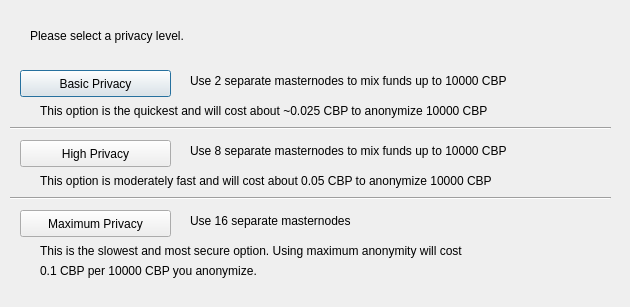
<?xml version="1.0" encoding="UTF-8"?>
<ui version="4.0">
 <class>ObfuscationConfig</class>
 <widget class="QDialog" name="ObfuscationConfig">
  <property name="geometry">
   <rect>
    <x>0</x>
    <y>0</y>
    <width>630</width>
    <height>307</height>
   </rect>
  </property>
  <property name="windowTitle">
   <string>Configure Obfuscation</string>
  </property>
  <widget class="QPushButton" name="buttonBasic">
   <property name="geometry">
    <rect>
     <x>20</x>
     <y>70</y>
     <width>151</width>
     <height>27</height>
    </rect>
   </property>
   <property name="text">
    <string>Basic Privacy</string>
   </property>
  </widget>
  <widget class="QPushButton" name="buttonHigh">
   <property name="geometry">
    <rect>
     <x>20</x>
     <y>140</y>
     <width>151</width>
     <height>27</height>
    </rect>
   </property>
   <property name="text">
    <string>High Privacy</string>
   </property>
  </widget>
  <widget class="QPushButton" name="buttonMax">
   <property name="geometry">
    <rect>
     <x>20</x>
     <y>210</y>
     <width>151</width>
     <height>27</height>
    </rect>
   </property>
   <property name="text">
    <string>Maximum Privacy</string>
   </property>
  </widget>
  <widget class="QLabel" name="label">
   <property name="geometry">
    <rect>
     <x>30</x>
     <y>20</y>
     <width>571</width>
     <height>31</height>
    </rect>
   </property>
   <property name="text">
    <string>Please select a privacy level.</string>
   </property>
  </widget>
  <widget class="QLabel" name="label_2">
   <property name="geometry">
    <rect>
     <x>190</x>
     <y>70</y>
     <width>421</width>
     <height>21</height>
    </rect>
   </property>
   <property name="text">
    <string>Use 2 separate masternodes to mix funds up to 10000 CBP</string>
   </property>
  </widget>
  <widget class="QLabel" name="label_3">
   <property name="geometry">
    <rect>
     <x>190</x>
     <y>140</y>
     <width>411</width>
     <height>21</height>
    </rect>
   </property>
   <property name="text">
    <string>Use 8 separate masternodes to mix funds up to 10000 CBP</string>
   </property>
  </widget>
  <widget class="QLabel" name="label_4">
   <property name="geometry">
    <rect>
     <x>190</x>
     <y>210</y>
     <width>421</width>
     <height>21</height>
    </rect>
   </property>
   <property name="text">
    <string>Use 16 separate masternodes</string>
   </property>
  </widget>
  <widget class="QLabel" name="label_6">
   <property name="geometry">
    <rect>
     <x>40</x>
     <y>100</y>
     <width>561</width>
     <height>21</height>
    </rect>
   </property>
   <property name="text">
    <string>This option is the quickest and will cost about ~0.025 CBP to anonymize 10000 CBP</string>
   </property>
  </widget>
  <widget class="QLabel" name="label_7">
   <property name="geometry">
    <rect>
     <x>40</x>
     <y>170</y>
     <width>561</width>
     <height>21</height>
    </rect>
   </property>
   <property name="text">
    <string>This option is moderately fast and will cost about 0.05 CBP to anonymize 10000 CBP</string>
   </property>
  </widget>
  <widget class="QLabel" name="label_8">
   <property name="geometry">
    <rect>
     <x>40</x>
     <y>240</y>
     <width>561</width>
     <height>21</height>
    </rect>
   </property>
   <property name="text">
    <string>This is the slowest and most secure option. Using maximum anonymity will cost</string>
   </property>
  </widget>
  <widget class="QLabel" name="label_9">
   <property name="geometry">
    <rect>
     <x>40</x>
     <y>260</y>
     <width>561</width>
     <height>21</height>
    </rect>
   </property>
   <property name="text">
    <string>0.1 CBP per 10000 CBP you anonymize.</string>
   </property>
  </widget>
  <widget class="Line" name="line">
   <property name="geometry">
    <rect>
     <x>10</x>
     <y>120</y>
     <width>601</width>
     <height>16</height>
    </rect>
   </property>
   <property name="orientation">
    <enum>Qt::Horizontal</enum>
   </property>
  </widget>
  <widget class="Line" name="line_2">
   <property name="geometry">
    <rect>
     <x>10</x>
     <y>190</y>
     <width>601</width>
     <height>16</height>
    </rect>
   </property>
   <property name="orientation">
    <enum>Qt::Horizontal</enum>
   </property>
  </widget>
 </widget>
 <resources/>
 <connections/>
</ui>
